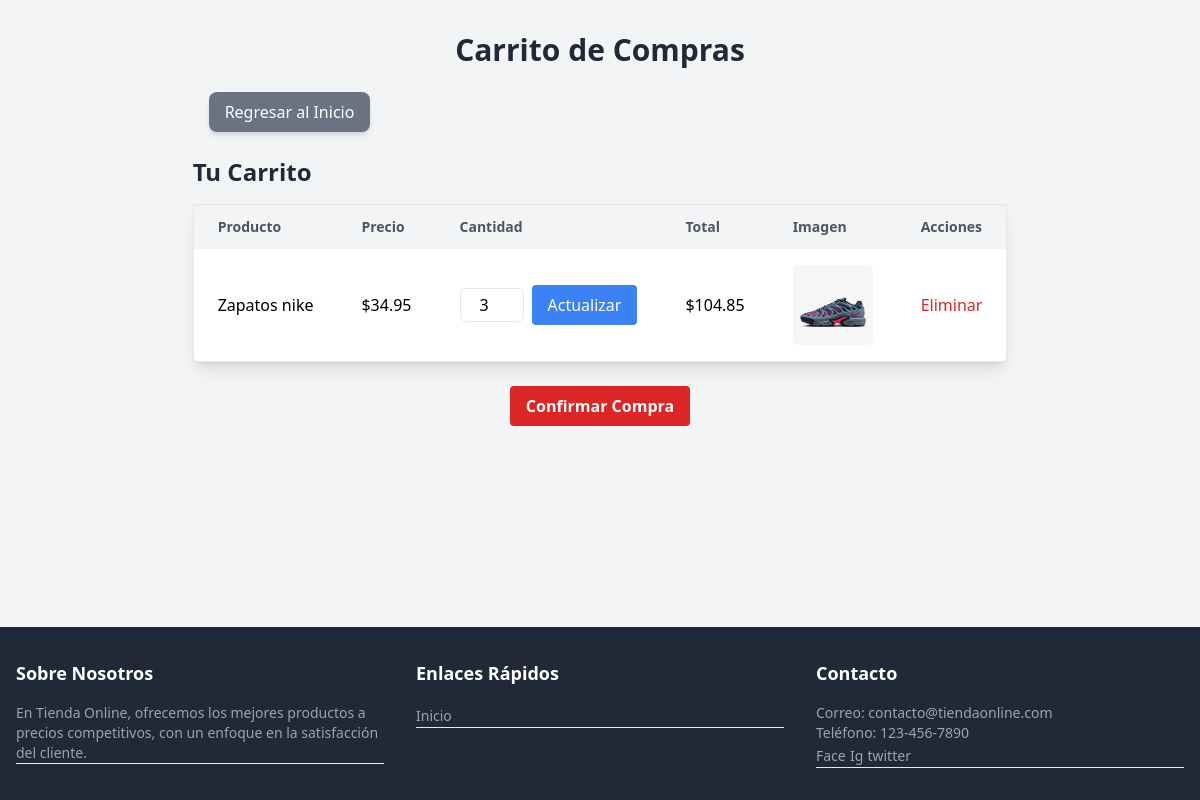
/views/carrito/index.php (signed in), run on the app's committed database.
### tables this page shows
CREATE TABLE `carrito` (
  `carrito_id` int NOT NULL AUTO_INCREMENT,
  `usuario_id` int NOT NULL,
  `producto_id` int NOT NULL,
  `cantidad` int NOT NULL,
  `fecha_agregado` datetime DEFAULT CURRENT_TIMESTAMP,
  PRIMARY KEY (`carrito_id`),
  KEY `usuario_id` (`usuario_id`),
  KEY `producto_id` (`producto_id`),
  CONSTRAINT `carrito_ibfk_1` FOREIGN KEY (`usuario_id`) REFERENCES `usuarios` (`usuario_id`),
  CONSTRAINT `carrito_ibfk_2` FOREIGN KEY (`producto_id`) REFERENCES `productos` (`producto_id`)
);

CREATE TABLE `productos` (
  `producto_id` int NOT NULL AUTO_INCREMENT,
  `nombre` varchar(100) NOT NULL,
  `descripcion` varchar(255) DEFAULT NULL,
  `precio` decimal(10,2) NOT NULL,
  `cantidad_disponible` int NOT NULL,
  `categoria_id` int DEFAULT NULL,
  `imagen` varchar(255) DEFAULT NULL,
  `estado` enum('activo','inactivo') NOT NULL DEFAULT 'activo',
  `fecha_creacion` datetime DEFAULT CURRENT_TIMESTAMP,
  PRIMARY KEY (`producto_id`),
  KEY `categoria_id` (`categoria_id`),
  CONSTRAINT `productos_ibfk_1` FOREIGN KEY (`categoria_id`) REFERENCES `categorias` (`categoria_id`)
);

### models/Carrito.php (called while the page is built, shortened)
<?php
class Carrito {
    private $pdo;
    public function __construct($pdo) {
        $this->pdo = $pdo;
    }
    public function getByUserId($usuario_id) {
        $stmt = $this->pdo->prepare("
            SELECT c.carrito_id, p.nombre, p.precio, c.cantidad, p.imagen
            FROM Carrito c
            JOIN Productos p ON c.producto_id = p.producto_id
            WHERE c.usuario_id = ?
        ");
        $stmt->execute([$usuario_id]);
        return $stmt->fetchAll(PDO::FETCH_ASSOC);
    }
}
?>

### views/carrito/index.php (the view, shortened to what this page needs)
<?php
require_once '../../config/db.php';
require_once '../../models/Carrito.php';
$carritoModel = new Carrito($pdo);
$usuario_id = $_SESSION['usuario_id'];
$rol = $_SESSION['rol'];
if ($rol === 'cliente') {
    $productosEnCarrito = $carritoModel->getByUserId($usuario_id);
}
?>
<!DOCTYPE html>
<html lang="es">
<head>
    <script src="https://cdn.tailwindcss.com"></script>
</head>
<body class="bg-gray-100 flex flex-col min-h-screen">
    <div class="max-w-7xl mx-auto py-8 px-4 flex-grow">
        <h1 class="text-3xl font-bold text-center text-gray-800 mb-6">Carrito de Compras</h1>
        <a href="../home/index.php" class="inline-block text-white bg-gray-500 hover:bg-gray-600 py-2 px-4 rounded-lg shadow-md mb-6 ml-4">Regresar al Inicio</a>
        <?php if ($rol === 'cliente'): ?>
            <h2 class="text-2xl font-semibold text-gray-800 mb-4">Tu Carrito</h2>
            <table class="min-w-full bg-white border border-gray-200 shadow-lg rounded-lg mb-6 w-full">
                <thead class="bg-gray-100">
                    <tr>
                        <th class="py-3 px-6 text-left text-sm font-semibold text-gray-600">Producto</th>
                        <th class="py-3 px-6 text-left text-sm font-semibold text-gray-600">Precio</th>
                        <th class="py-3 px-6 text-left text-sm font-semibold text-gray-600">Cantidad</th>
                        <th class="py-3 px-6 text-left text-sm font-semibold text-gray-600">Total</th>
                        <th class="py-3 px-6 text-left text-sm font-semibold text-gray-600">Imagen</th>
                        <th class="py-3 px-6 text-left text-sm font-semibold text-gray-600">Acciones</th>
                    </tr>
                </thead>
                <tbody>
                    <?php if (!empty($productosEnCarrito)): ?>
                        <?php foreach ($productosEnCarrito as $producto): ?>
                            <tr class="border-b">
                                <td class="py-4 px-6"><?= htmlspecialchars($producto['nombre']) ?></td>
                                <td class="py-4 px-6">$<?= number_format($producto['precio'], 2) ?></td>
                                <td class="py-4 px-6">
                                    <form action="../../controllers/CarritoController.php" method="POST" class="flex items-center">
                                        <input type="number" name="cantidad" value="<?= $producto['cantidad'] ?>" min="1" required class="w-16 px-2 py-1 border rounded-md text-center">
                                        <button type="submit" name="update_quantity" class="ml-2 bg-blue-500 text-white px-4 py-2 rounded hover:bg-blue-600">Actualizar</button>
                                    </form>
                                </td>
                                <td class="py-4 px-6">$<?= number_format($producto['precio'] * $producto['cantidad'], 2) ?></td>
                                <td class="py-4 px-6">
                                    <img src="../../public/image/<?= htmlspecialchars($producto['imagen']) ?>" alt="Imagen del producto" class="w-20 h-20 object-cover rounded-md">
                                </td>
                                <td class="py-4 px-6">
                                    <a href="../../controllers/CarritoController.php?action=remove&carrito_id=<?= $producto['carrito_id'] ?>" class="text-red-600 hover:text-red-700" onclick="return confirm('¿Estás seguro de eliminar este producto del carrito?')">Eliminar</a>
                                </td>
                            </tr>
                        <?php endforeach; ?>
                    <?php else: ?>
                        <tr>
                            <td colspan="6" class="py-4 px-6 text-center text-gray-500">El carrito está vacío.</td>
                        </tr>
                    <?php endif; ?>
                </tbody>
            </table>
            <form action="../../controllers/VentasController.php" method="POST" class="text-center">
                <button type="submit" name="confirmar_venta" class="bg-red-600 text-white font-bold py-2 px-4 rounded hover:bg-red-700">Confirmar Compra</button>
            </form>
        <?php endif; ?>
    </div>
    <footer class="bg-gray-800 text-white py-8 mt-auto">
        <div class="max-w-7xl mx-auto px-4">
            <div class="grid grid-cols-1 md:grid-cols-3 gap-8">
                <div>
                    <h4 class="font-semibold text-lg mb-4">Sobre Nosotros</h4>
                    <p class="text-sm text-gray-400">En Tienda Online, ofrecemos los mejores productos a precios competitivos, con un enfoque en la satisfacción del cliente.</p>
                    <hr>
                </div>
                <div>
                    <h4 class="font-semibold text-lg mb-4">Enlaces Rápidos</h4>
                    <ul>
                        <li><a href="../home/index.php" class="text-sm text-gray-400 hover:text-gray-200">Inicio</a></li>
                        <hr>
                    </ul>
                </div>
                <div>
                    <h4 class="font-semibold text-lg mb-4">Contacto</h4>
                    <p class="text-sm text-gray-400">Correo: contacto@tiendaonline.com</p>
                    <p class="text-sm text-gray-400">Teléfono: 123-456-7890</p>
                    <a href="#" class="text-sm text-gray-400 hover:text-gray-200">Face</a>
                    <a href="#" class="text-sm text-gray-400 hover:text-gray-200">Ig</a>
                    <a href="#" class="text-sm text-gray-400 hover:text-gray-200">twitter</a>
                    <hr>
                </div>
            </div>
        </div>
    </footer>
</body>
</html>

### data on the page
carrito: producto.nombre "Zapatos nike", producto.precio "34.95", cantidad "3", $producto['precio'] * $producto['cantidad'] "104.85", producto.imagen (picture)
